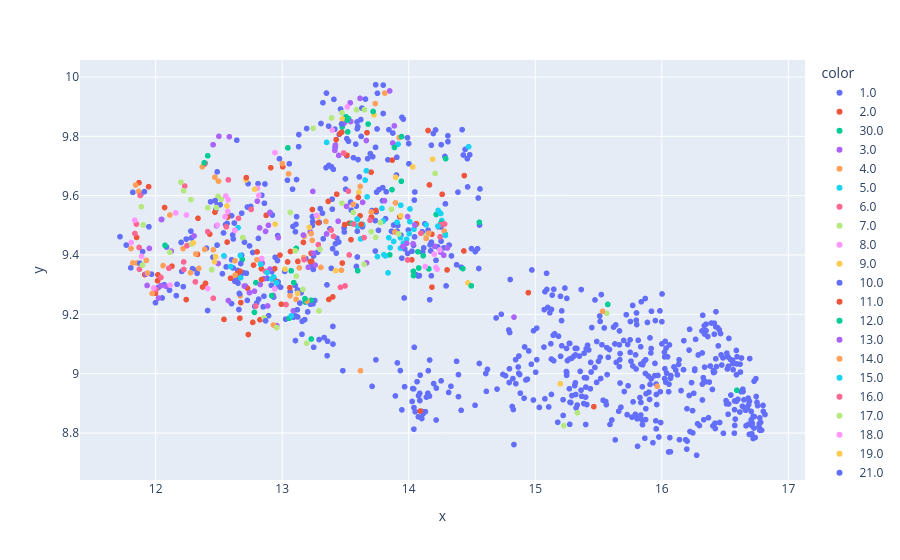
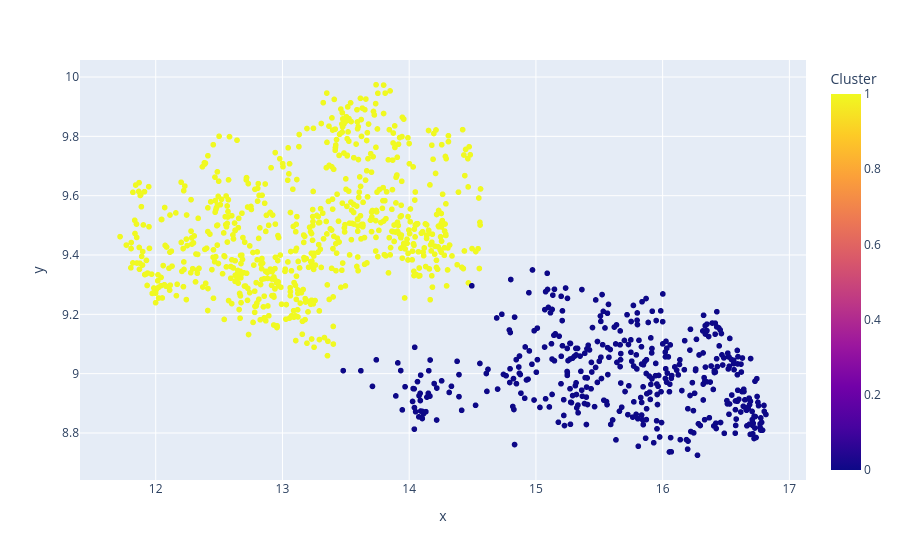

The cell these charts' notebook holds for them, in order:
### Markdown cell above
UMAP components - HDBSCAN clustering with resulting HyperParameters

### Code cell
import plotly.express as px
#hdbscan for two umap components 
#cluster the data using hdbscan
labels = hdbscan.HDBSCAN(
    min_samples=23,
    min_cluster_size=40,
    #metric='euclidean',
    #cluster_selection_epsilon=0.4,
    #cluster_selection_method='eom'
).fit_predict(umap_embeddings)
#visualize the results
clustered = (labels >= 0)
''''
plt.scatter(umap_embeddings[~clustered, 0],
            umap_embeddings[~clustered, 1],
            color=(0.5, 0.5, 0.5),
            s=1,
            alpha=0.5)


plt.scatter(umap_embeddings[clustered, 0],
            umap_embeddings[clustered, 1],
            #c=labels[clustered],
            c= family_label[clustered],
            s=1,
            #cmap='Spectral'
           );
plt.colorbar(scatter, label='label')
'''
fig = px.scatter(x=umap_embeddings[clustered, 0], y=umap_embeddings[clustered, 1], 
                    color=family_label[clustered],
                   size_max=2)
fig.update_layout(coloraxis_colorbar=dict(title='Family'))
fig.show()

fig = px.scatter(x=umap_embeddings[clustered, 0], y=umap_embeddings[clustered, 1], 
                    color=labels[clustered],
                   size_max=2)
fig.update_layout(coloraxis_colorbar=dict(title='Cluster'))
fig.show()

print(np.unique(labels))
num_noise_points = np.sum(labels == -1)

print(f"Number of Noise Points: {num_noise_points}")

### Figure 1 — Plotly figure (JSON) as saved in the notebook; plotly's stock layout.template omitted (floating-point values rounded to 4 significant figures; data arrays with more than 128 entries replaced by an {"elided": "..."} marker saying what was removed)
{"data": [{"hovertemplate": "color=1.0<br>x=%{x}<br>y=%{y}<extra></extra>", "legendgroup": "1.0", "marker": {"color": "#636efa", "symbol": "circle"}, "mode": "markers", "name": "1.0", "showlegend": true, "type": "scattergl", "x": {"elided": "675 float values"}, "xaxis": "x", "y": {"elided": "675 float values"}, "yaxis": "y"}, {"hovertemplate": "color=2.0<br>x=%{x}<br>y=%{y}<extra></extra>", "legendgroup": "2.0", "marker": {"color": "#EF553B", "symbol": "circle"}, "mode": "markers", "name": "2.0", "showlegend": true, "type": "scattergl", "x": [13.47, 13.62, 12.73, 13.17, 13.71, 13.93, 13.74, 13.24, 12.47, 12.39, 13.43, 13.43, 12.87, 13.51, 13.45, 12.8, 13.22, 13.0, 12.98, 14.26, 13.36, 12.54, 12.67, 12.67, 12.73, 11.91, 12.57, 13.23, 11.85, 13.29, 12.02, 12.82, 12.91, 11.87, 14.02, 12.64, 12.33, 12.94, 13.54, 13.07, 12.57, 12.0, 12.24, 13.4, 12.59, 13.67, 13.23, 12.02, 12.33, 12.84, 12.37, 12.94, 12.13, 11.94, 12.39, 12.77, 13.12, 12.43, 13.47, 12.77, 12.96], "xaxis": "x", "y": [9.373, 9.532, 9.288, 9.442, 9.528, 9.529, 9.55, 9.553, 9.544, 9.706, 9.605, 9.789, 9.534, 9.736, 9.809, 9.41, 9.378, 9.697, 9.4, 9.605, 9.581, 9.183, 9.239, 9.187, 9.132, 9.334, 9.528, 9.379, 9.459, 9.508, 9.313, 9.182, 9.694, 9.644, 9.384, 9.337, 9.524, 9.354, 9.452, 9.412, 9.443, 9.271, 9.25, 9.259, 9.322, 9.812, 9.406, 9.333, 9.402, 9.354, 9.292, 9.317, 9.362, 9.63, 9.305, 9.366, 9.378, 9.471, 9.814, 9.173, 9.156], "yaxis": "y"}, {"hovertemplate": "color=30.0<br>x=%{x}<br>y=%{y}<extra></extra>", "legendgroup": "30.0", "marker": {"color": "#00cc96", "symbol": "circle"}, "mode": "markers", "name": "30.0", "showlegend": true, "type": "scattergl", "x": [13.94, 13.06, 13.85, 13.52, 13.18, 16.59, 14.16, 13.11, 14.04, 13.09, 14.56, 12.68, 14.06, 12.07, 12.79, 13.6, 13.87, 13.52, 14.43, 13.47, 13.5, 13.23, 14.04, 14.22], "xaxis": "x", "y": [9.648, 9.187, 9.4, 9.815, 9.241, 8.944, 9.353, 9.422, 9.345, 9.307, 9.51, 9.385, 9.502, 9.432, 9.307, 9.347, 9.62, 9.86, 9.354, 9.832, 9.866, 9.247, 9.331, 9.537], "yaxis": "y"}, {"hovertemplate": "color=3.0<br>x=%{x}<br>y=%{y}<extra></extra>", "legendgroup": "3.0", "marker": {"color": "#ab63fa", "symbol": "circle"}, "mode": "markers", "name": "3.0", "showlegend": true, "type": "scattergl", "x": [12.8, 13.62, 13.54, 12.96, 12.84, 11.95, 12.83, 13.87, 12.74, 12.78, 12.9, 13.49, 13.49, 12.7, 13.49, 12.97, 13.51, 13.89, 13.67, 14.25, 13.85, 12.86, 13.42, 13.21, 14.28, 12.08, 13.35, 13.22, 12.5, 12.9, 13.25, 13.26, 12.45, 12.3, 12.58, 12.12, 12.04, 12.48, 11.92, 12.02, 12.49, 12.88, 13.44, 11.93, 12.04, 13.45], "xaxis": "x", "y": [9.582, 9.928, 9.913, 9.161, 9.373, 9.422, 9.301, 9.778, 9.273, 9.278, 9.542, 9.848, 9.842, 9.295, 9.846, 9.459, 9.564, 9.835, 9.373, 9.409, 9.953, 9.32, 9.771, 9.359, 9.399, 9.294, 9.471, 9.478, 9.8, 9.352, 9.406, 9.366, 9.772, 9.464, 9.799, 9.413, 9.52, 9.499, 9.336, 9.255, 9.371, 9.228, 9.514, 9.297, 9.297, 9.736], "yaxis": "y"}, {"hovertemplate": "color=4.0<br>x=%{x}<br>y=%{y}<extra></extra>", "legendgroup": "4.0", "marker": {"color": "#FFA15A", "symbol": "circle"}, "mode": "markers", "name": "4.0", "showlegend": true, "type": "scattergl", "x": [12.63, 13.18, 13.23, 13.24, 13.0, 12.93, 12.5, 13.17, 12.39, 11.87, 13.35, 12.22, 12.11, 11.94, 12.47, 12.37, 11.81, 12.32, 13.47, 11.82, 13.2, 11.93, 13.62, 12.63, 12.34, 12.06, 13.7, 11.84, 12.67, 11.85, 13.62, 12.28, 11.97, 13.05], "xaxis": "x", "y": [9.38, 9.463, 9.472, 9.45, 9.708, 9.164, 9.649, 9.391, 9.419, 9.614, 9.513, 9.422, 9.535, 9.339, 9.663, 9.697, 9.422, 9.403, 9.349, 9.373, 9.245, 9.382, 9.01, 9.332, 9.355, 9.364, 9.545, 9.636, 9.262, 9.373, 9.631, 9.34, 9.27, 9.674], "yaxis": "y"}, {"hovertemplate": "color=5.0<br>x=%{x}<br>y=%{y}<extra></extra>", "legendgroup": "5.0", "marker": {"color": "#19d3f3", "symbol": "circle"}, "mode": "markers", "name": "5.0", "showlegend": true, "type": "scattergl", "x": [12.65, 13.84, 13.82, 13.98, 13.93, 13.88, 13.96, 14.04, 13.75, 13.6, 13.93, 13.84, 14.01, 14.01, 12.93, 14.0, 13.85, 13.8, 14.14, 13.35, 13.62, 13.79, 13.92, 12.67, 13.63, 12.67, 13.59, 12.95, 14.26, 13.8], "xaxis": "x", "y": [9.492, 9.34, 9.397, 9.453, 9.458, 9.446, 9.439, 9.487, 9.395, 9.498, 9.423, 9.458, 9.555, 9.512, 9.326, 9.472, 9.425, 9.514, 9.502, 9.78, 9.454, 9.557, 9.773, 9.399, 9.503, 9.323, 9.519, 9.307, 9.516, 9.401], "yaxis": "y"}, {"hovertemplate": "color=6.0<br>x=%{x}<br>y=%{y}<extra></extra>", "legendgroup": "6.0", "marker": {"color": "#FF6692", "symbol": "circle"}, "mode": "markers", "name": "6.0", "showlegend": true, "type": "scattergl", "x": [11.84, 12.87, 14.1, 13.5, 12.41, 13.29, 14.05, 12.57, 12.75, 12.22, 13.53, 11.87, 11.88, 12.04, 12.25, 13.17, 12.46, 12.63, 13.46, 12.65, 11.85, 13.69, 12.39, 13.65, 12.22, 12.1, 12.0], "xaxis": "x", "y": [9.472, 9.345, 9.473, 9.296, 9.479, 9.435, 9.501, 9.653, 9.554, 9.351, 9.4, 9.425, 9.601, 9.324, 9.432, 9.384, 9.254, 9.483, 9.291, 9.523, 9.504, 9.517, 9.71, 9.459, 9.377, 9.355, 9.283], "yaxis": "y"}, {"hovertemplate": "color=7.0<br>x=%{x}<br>y=%{y}<extra></extra>", "legendgroup": "7.0", "marker": {"color": "#B6E880", "symbol": "circle"}, "mode": "markers", "name": "7.0", "showlegend": true, "type": "scattergl", "x": [13.24, 13.3, 13.65, 12.69, 13.59, 12.86, 12.44, 13.39, 12.11, 12.96, 15.56, 13.29, 13.19, 15.33, 13.86, 13.47, 13.56, 13.7, 13.78, 15.23, 13.74, 13.1], "xaxis": "x", "y": [9.827, 9.419, 9.89, 9.459, 9.89, 9.189, 9.351, 9.862, 9.409, 9.155, 9.204, 9.212, 9.103, 8.868, 9.554, 9.575, 9.543, 9.479, 9.509, 8.825, 9.459, 9.414], "yaxis": "y"}, {"hovertemplate": "color=8.0<br>x=%{x}<br>y=%{y}<extra></extra>", "legendgroup": "8.0", "marker": {"color": "#FF97FF", "symbol": "circle"}, "mode": "markers", "name": "8.0", "showlegend": true, "type": "scattergl", "x": [12.24, 12.8, 11.81, 12.56, 14.25, 12.57, 12.16, 11.83, 12.82, 12.94, 11.89, 13.4, 11.99, 12.49, 12.11], "xaxis": "x", "y": [9.535, 9.625, 9.442, 9.599, 9.417, 9.547, 9.542, 9.517, 9.601, 9.745, 9.395, 9.821, 9.289, 9.501, 9.298], "yaxis": "y"}, {"hovertemplate": "color=9.0<br>x=%{x}<br>y=%{y}<extra></extra>", "legendgroup": "9.0", "marker": {"color": "#FECB52", "symbol": "circle"}, "mode": "markers", "name": "9.0", "showlegend": true, "type": "scattergl", "x": [14.03, 13.9, 12.94, 12.47, 14.47, 13.48, 13.12, 14.19, 13.21, 14.07, 13.28, 13.73, 13.02], "xaxis": "x", "y": [9.697, 9.662, 9.504, 9.394, 9.306, 9.859, 9.271, 9.723, 9.493, 9.505, 9.529, 9.872, 9.352], "yaxis": "y"}, {"hovertemplate": "color=10.0<br>x=%{x}<br>y=%{y}<extra></extra>", "legendgroup": "10.0", "marker": {"color": "#636efa", "symbol": "circle"}, "mode": "markers", "name": "10.0", "showlegend": true, "type": "scattergl", "x": [12.66, 12.49, 12.51, 13.09, 13.35, 13.11, 11.87, 12.56, 12.87, 13.47, 13.24], "xaxis": "x", "y": [9.216, 9.568, 9.57, 9.496, 9.694, 9.503, 9.372, 9.507, 9.178, 9.842, 9.513], "yaxis": "y"}, {"hovertemplate": "color=11.0<br>x=%{x}<br>y=%{y}<extra></extra>", "legendgroup": "11.0", "marker": {"color": "#EF553B", "symbol": "circle"}, "mode": "markers", "name": "11.0", "showlegend": true, "type": "scattergl", "x": [13.06, 13.49, 13.7, 14.16, 14.3, 13.62, 14.06, 14.18, 14.18, 14.09, 14.44, 12.67, 15.46], "xaxis": "x", "y": [9.29, 9.502, 9.679, 9.636, 9.35, 9.503, 9.505, 9.292, 9.47, 8.874, 9.668, 9.345, 8.889], "yaxis": "y"}, {"hovertemplate": "color=12.0<br>x=%{x}<br>y=%{y}<extra></extra>", "legendgroup": "12.0", "marker": {"color": "#00cc96", "symbol": "circle"}, "mode": "markers", "name": "12.0", "showlegend": true, "type": "scattergl", "x": [15.57, 14.07, 14.29, 14.49, 14.29, 14.25, 13.18, 13.72], "xaxis": "x", "y": [9.233, 9.411, 9.47, 9.296, 9.725, 9.508, 9.253, 9.884], "yaxis": "y"}, {"hovertemplate": "color=13.0<br>x=%{x}<br>y=%{y}<extra></extra>", "legendgroup": "13.0", "marker": {"color": "#ab63fa", "symbol": "circle"}, "mode": "markers", "name": "13.0", "showlegend": true, "type": "scattergl", "x": [13.09, 14.2, 13.98, 14.31, 12.93, 13.17, 12.57, 14.05, 14.83, 13.24, 13.99], "xaxis": "x", "y": [9.212, 9.429, 9.439, 9.424, 9.263, 9.467, 9.246, 9.502, 9.191, 9.614, 9.529], "yaxis": "y"}, {"hovertemplate": "color=14.0<br>x=%{x}<br>y=%{y}<extra></extra>", "legendgroup": "14.0", "marker": {"color": "#FFA15A", "symbol": "circle"}, "mode": "markers", "name": "14.0", "showlegend": true, "type": "scattergl", "x": [12.46, 13.31, 13.89, 13.81, 13.74], "xaxis": "x", "y": [9.417, 9.358, 9.478, 9.946, 9.91], "yaxis": "y"}, {"hovertemplate": "color=15.0<br>x=%{x}<br>y=%{y}<extra></extra>", "legendgroup": "15.0", "marker": {"color": "#19d3f3", "symbol": "circle"}, "mode": "markers", "name": "15.0", "showlegend": true, "type": "scattergl", "x": [13.66, 13.66, 13.67], "xaxis": "x", "y": [9.684, 9.652, 9.596], "yaxis": "y"}, {"hovertemplate": "color=16.0<br>x=%{x}<br>y=%{y}<extra></extra>", "legendgroup": "16.0", "marker": {"color": "#FF6692", "symbol": "circle"}, "mode": "markers", "name": "16.0", "showlegend": true, "type": "scattergl", "x": [14.25, 13.03, 13.99, 14.28, 14.25], "xaxis": "x", "y": [9.461, 9.233, 9.383, 9.504, 9.502], "yaxis": "y"}, {"hovertemplate": "color=17.0<br>x=%{x}<br>y=%{y}<extra></extra>", "legendgroup": "17.0", "marker": {"color": "#B6E880", "symbol": "circle"}, "mode": "markers", "name": "17.0", "showlegend": true, "type": "scattergl", "x": [14.21, 12.28, 12.29, 12.41, 12.49, 11.89, 11.9, 13.47, 13.65, 13.16], "xaxis": "x", "y": [9.675, 9.587, 9.437, 9.559, 9.598, 9.563, 9.501, 9.879, 9.369, 9.284], "yaxis": "y"}, {"hovertemplate": "color=18.0<br>x=%{x}<br>y=%{y}<extra></extra>", "legendgroup": "18.0", "marker": {"color": "#FF97FF", "symbol": "circle"}, "mode": "markers", "name": "18.0", "showlegend": true, "type": "scattergl", "x": [12.54, 13.27, 12.55, 12.63, 12.57, 12.41, 12.94], "xaxis": "x", "y": [9.395, 9.533, 9.529, 9.483, 9.586, 9.287, 9.286], "yaxis": "y"}, {"hovertemplate": "color=19.0<br>x=%{x}<br>y=%{y}<extra></extra>", "legendgroup": "19.0", "marker": {"color": "#FECB52", "symbol": "circle"}, "mode": "markers", "name": "19.0", "showlegend": true, "type": "scattergl", "x": [12.78, 12.3, 12.71, 15.2], "xaxis": "x", "y": [9.621, 9.441, 9.653, 8.966], "yaxis": "y"}, {"hovertemplate": "color=21.0<br>x=%{x}<br>y=%{y}<extra></extra>", "legendgroup": "21.0", "marker": {"color": "#636efa", "symbol": "circle"}, "mode": "markers", "name": "21.0", "showlegend": true, "type": "scattergl", "x": [13.62, 14.17, 14.04, 14.18, 14.34, 12.99, 14.0, 12.67], "xaxis": "x", "y": [9.857, 9.434, 9.585, 9.33, 9.397, 9.291, 9.776, 9.371], "yaxis": "y"}, {"hovertemplate": "color=22.0<br>x=%{x}<br>y=%{y}<extra></extra>", "legendgroup": "22.0", "marker": {"color": "#EF553B", "symbol": "circle"}, "mode": "markers", "name": "22.0", "showlegend": true, "type": "scattergl", "x": [14.94, 12.72, 12.07, 14.44, 12.99, 14.15, 13.04], "xaxis": "x", "y": [9.273, 9.661, 9.56, 9.414, 9.234, 9.82, 9.377], "yaxis": "y"}, {"hovertemplate": "color=23.0<br>x=%{x}<br>y=%{y}<extra></extra>", "legendgroup": "23.0", "marker": {"color": "#00cc96", "symbol": "circle"}, "mode": "markers", "name": "23.0", "showlegend": true, "type": "scattergl", "x": [12.92, 13.68, 13.07, 14.08, 14.11, 13.23], "xaxis": "x", "y": [9.263, 9.841, 9.347, 9.356, 9.398, 9.117], "yaxis": "y"}, {"hovertemplate": "color=24.0<br>x=%{x}<br>y=%{y}<extra></extra>", "legendgroup": "24.0", "marker": {"color": "#ab63fa", "symbol": "circle"}, "mode": "markers", "name": "24.0", "showlegend": true, "type": "scattergl", "x": [12.84, 13.81, 13.54, 13.42, 13.66, 13.95, 13.64], "xaxis": "x", "y": [9.378, 9.583, 9.85, 9.753, 9.786, 9.428, 9.578], "yaxis": "y"}, {"hovertemplate": "color=25.0<br>x=%{x}<br>y=%{y}<extra></extra>", "legendgroup": "25.0", "marker": {"color": "#FFA15A", "symbol": "circle"}, "mode": "markers", "name": "25.0", "showlegend": true, "type": "scattergl", "x": [12.8, 13.14, 13.92, 13.11, 13.56], "xaxis": "x", "y": [9.384, 9.356, 9.796, 9.25, 9.571], "yaxis": "y"}, {"hovertemplate": "color=26.0<br>x=%{x}<br>y=%{y}<extra></extra>", "legendgroup": "26.0", "marker": {"color": "#19d3f3", "symbol": "circle"}, "mode": "markers", "name": "26.0", "showlegend": true, "type": "scattergl", "x": [13.94, 12.59, 13.07, 12.54, 13.91, 14.47, 13.59], "xaxis": "x", "y": [9.568, 9.361, 9.195, 9.397, 9.51, 9.765, 9.521], "yaxis": "y"}, {"hovertemplate": "color=27.0<br>x=%{x}<br>y=%{y}<extra></extra>", "legendgroup": "27.0", "marker": {"color": "#FF6692", "symbol": "circle"}, "mode": "markers", "name": "27.0", "showlegend": true, "type": "scattergl", "x": [12.23, 13.41, 13.49, 12.56, 11.87, 12.31, 12.79], "xaxis": "x", "y": [9.632, 9.463, 9.744, 9.495, 9.352, 9.309, 9.228], "yaxis": "y"}, {"hovertemplate": "color=28.0<br>x=%{x}<br>y=%{y}<extra></extra>", "legendgroup": "28.0", "marker": {"color": "#B6E880", "symbol": "circle"}, "mode": "markers", "name": "28.0", "showlegend": true, "type": "scattergl", "x": [13.11, 12.52, 12.48, 11.9, 13.92, 14.14], "xaxis": "x", "y": [9.329, 9.588, 9.56, 9.366, 9.471, 9.466], "yaxis": "y"}, {"hovertemplate": "color=31.0<br>x=%{x}<br>y=%{y}<extra></extra>", "legendgroup": "31.0", "marker": {"color": "#FF97FF", "symbol": "circle"}, "mode": "markers", "name": "31.0", "showlegend": true, "type": "scattergl", "x": [14.22, 14.2, 14.22, 14.13], "xaxis": "x", "y": [9.352, 9.403, 9.358, 9.361], "yaxis": "y"}, {"hovertemplate": "color=32.0<br>x=%{x}<br>y=%{y}<extra></extra>", "legendgroup": "32.0", "marker": {"color": "#FECB52", "symbol": "circle"}, "mode": "markers", "name": "32.0", "showlegend": true, "type": "scattergl", "x": [13.42, 12.47, 13.61], "xaxis": "x", "y": [9.347, 9.377, 9.612], "yaxis": "y"}, {"hovertemplate": "color=33.0<br>x=%{x}<br>y=%{y}<extra></extra>", "legendgroup": "33.0", "marker": {"color": "#636efa", "symbol": "circle"}, "mode": "markers", "name": "33.0", "showlegend": true, "type": "scattergl", "x": [13.11, 12.66, 13.13, 13.11, 12.47], "xaxis": "x", "y": [9.654, 9.269, 9.765, 9.529, 9.583], "yaxis": "y"}, {"hovertemplate": "color=34.0<br>x=%{x}<br>y=%{y}<extra></extra>", "legendgroup": "34.0", "marker": {"color": "#EF553B", "symbol": "circle"}, "mode": "markers", "name": "34.0", "showlegend": true, "type": "scattergl", "x": [13.87, 13.6, 13.53, 12.84], "xaxis": "x", "y": [9.72, 9.594, 9.507, 9.317], "yaxis": "y"}, {"hovertemplate": "color=35.0<br>x=%{x}<br>y=%{y}<extra></extra>", "legendgroup": "35.0", "marker": {"color": "#00cc96", "symbol": "circle"}, "mode": "markers", "name": "35.0", "showlegend": true, "type": "scattergl", "x": [13.04, 13.55], "xaxis": "x", "y": [9.761, 9.506], "yaxis": "y"}, {"hovertemplate": "color=37.0<br>x=%{x}<br>y=%{y}<extra></extra>", "legendgroup": "37.0", "marker": {"color": "#ab63fa", "symbol": "circle"}, "mode": "markers", "name": "37.0", "showlegend": true, "type": "scattergl", "x": [14.03], "xaxis": "x", "y": [9.438], "yaxis": "y"}, {"hovertemplate": "color=36.0<br>x=%{x}<br>y=%{y}<extra></extra>", "legendgroup": "36.0", "marker": {"color": "#FFA15A", "symbol": "circle"}, "mode": "markers", "name": "36.0", "showlegend": true, "type": "scattergl", "x": [13.9, 15.53, 15.96], "xaxis": "x", "y": [9.576, 9.21, 8.957], "yaxis": "y"}, {"hovertemplate": "color=38.0<br>x=%{x}<br>y=%{y}<extra></extra>", "legendgroup": "38.0", "marker": {"color": "#19d3f3", "symbol": "circle"}, "mode": "markers", "name": "38.0", "showlegend": true, "type": "scattergl", "x": [12.92, 12.83, 12.88], "xaxis": "x", "y": [9.319, 9.369, 9.341], "yaxis": "y"}, {"hovertemplate": "color=20.0<br>x=%{x}<br>y=%{y}<extra></extra>", "legendgroup": "20.0", "marker": {"color": "#FF6692", "symbol": "circle"}, "mode": "markers", "name": "20.0", "showlegend": true, "type": "scattergl", "x": [13.39, 13.56, 13.52], "xaxis": "x", "y": [9.484, 9.504, 9.615], "yaxis": "y"}, {"hovertemplate": "color=39.0<br>x=%{x}<br>y=%{y}<extra></extra>", "legendgroup": "39.0", "marker": {"color": "#B6E880", "symbol": "circle"}, "mode": "markers", "name": "39.0", "showlegend": true, "type": "scattergl", "x": [12.2, 13.06, 12.22], "xaxis": "x", "y": [9.645, 9.543, 9.617], "yaxis": "y"}, {"hovertemplate": "color=41.0<br>x=%{x}<br>y=%{y}<extra></extra>", "legendgroup": "41.0", "marker": {"color": "#FF97FF", "symbol": "circle"}, "mode": "markers", "name": "41.0", "showlegend": true, "type": "scattergl", "x": [13.51, 12.84], "xaxis": "x", "y": [9.899, 9.388], "yaxis": "y"}, {"hovertemplate": "color=46.0<br>x=%{x}<br>y=%{y}<extra></extra>", "legendgroup": "46.0", "marker": {"color": "#FECB52", "symbol": "circle"}, "mode": "markers", "name": "46.0", "showlegend": true, "type": "scattergl", "x": [12.56, 13.94], "xaxis": "x", "y": [9.565, 9.532], "yaxis": "y"}, {"hovertemplate": "color=47.0<br>x=%{x}<br>y=%{y}<extra></extra>", "legendgroup": "47.0", "marker": {"color": "#636efa", "symbol": "circle"}, "mode": "markers", "name": "47.0", "showlegend": true, "type": "scattergl", "x": [13.76, 13.12], "xaxis": "x", "y": [9.483, 9.215], "yaxis": "y"}, {"hovertemplate": "color=29.0<br>x=%{x}<br>y=%{y}<extra></extra>", "legendgroup": "29.0", "marker": {"color": "#EF553B", "symbol": "circle"}, "mode": "markers", "name": "29.0", "showlegend": true, "type": "scattergl", "x": [13.37], "xaxis": "x", "y": [9.25], "yaxis": "y"}, {"hovertemplate": "color=42.0<br>x=%{x}<br>y=%{y}<extra></extra>", "legendgroup": "42.0", "marker": {"color": "#00cc96", "symbol": "circle"}, "mode": "markers", "name": "42.0", "showlegend": true, "type": "scattergl", "x": [12.41, 12.78, 13.52, 12.38, 13.94, 13.89], "xaxis": "x", "y": [9.735, 9.207, 9.855, 9.711, 9.799, 9.763], "yaxis": "y"}, {"hovertemplate": "color=43.0<br>x=%{x}<br>y=%{y}<extra></extra>", "legendgroup": "43.0", "marker": {"color": "#ab63fa", "symbol": "circle"}, "mode": "markers", "name": "43.0", "showlegend": true, "type": "scattergl", "x": [12.89, 12.87, 12.82], "xaxis": "x", "y": [9.5, 9.48, 9.491], "yaxis": "y"}, {"hovertemplate": "color=44.0<br>x=%{x}<br>y=%{y}<extra></extra>", "legendgroup": "44.0", "marker": {"color": "#FFA15A", "symbol": "circle"}, "mode": "markers", "name": "44.0", "showlegend": true, "type": "scattergl", "x": [14.28, 13.06, 14.16, 14.14], "xaxis": "x", "y": [9.481, 9.263, 9.473, 9.456], "yaxis": "y"}, {"hovertemplate": "color=45.0<br>x=%{x}<br>y=%{y}<extra></extra>", "legendgroup": "45.0", "marker": {"color": "#19d3f3", "symbol": "circle"}, "mode": "markers", "name": "45.0", "showlegend": true, "type": "scattergl", "x": [14.23, 14.29, 14.23, 14.25], "xaxis": "x", "y": [9.55, 9.466, 9.498, 9.54], "yaxis": "y"}], "layout": {"coloraxis": {"colorbar": {"title": {"text": "Family"}}}, "legend": {"title": {"text": "color"}, "tracegroupgap": 0}, "margin": {"t": 60}, "xaxis": {"anchor": "y", "domain": [0, 1], "title": {"text": "x"}}, "yaxis": {"anchor": "x", "domain": [0, 1], "title": {"text": "y"}}}}

### Figure 2 — Plotly figure (JSON) as saved in the notebook; plotly's stock layout.template omitted (floating-point values rounded to 4 significant figures; data arrays with more than 128 entries replaced by an {"elided": "..."} marker saying what was removed)
{"data": [{"hovertemplate": "x=%{x}<br>y=%{y}<br>color=%{marker.color}<extra></extra>", "legendgroup": "", "marker": {"color": {"elided": "1132 int values"}, "coloraxis": "coloraxis", "symbol": "circle"}, "mode": "markers", "name": "", "showlegend": false, "type": "scattergl", "x": {"elided": "1132 float values"}, "xaxis": "x", "y": {"elided": "1132 float values"}, "yaxis": "y"}], "layout": {"coloraxis": {"colorbar": {"title": {"text": "Cluster"}}, "colorscale": [[0, "#0d0887"], [0.1111, "#46039f"], [0.2222, "#7201a8"], [0.3333, "#9c179e"], [0.4444, "#bd3786"], [0.5556, "#d8576b"], [0.6667, "#ed7953"], [0.7778, "#fb9f3a"], [0.8889, "#fdca26"], [1, "#f0f921"]]}, "legend": {"tracegroupgap": 0}, "margin": {"t": 60}, "xaxis": {"anchor": "y", "domain": [0, 1], "title": {"text": "x"}}, "yaxis": {"anchor": "x", "domain": [0, 1], "title": {"text": "y"}}}}
